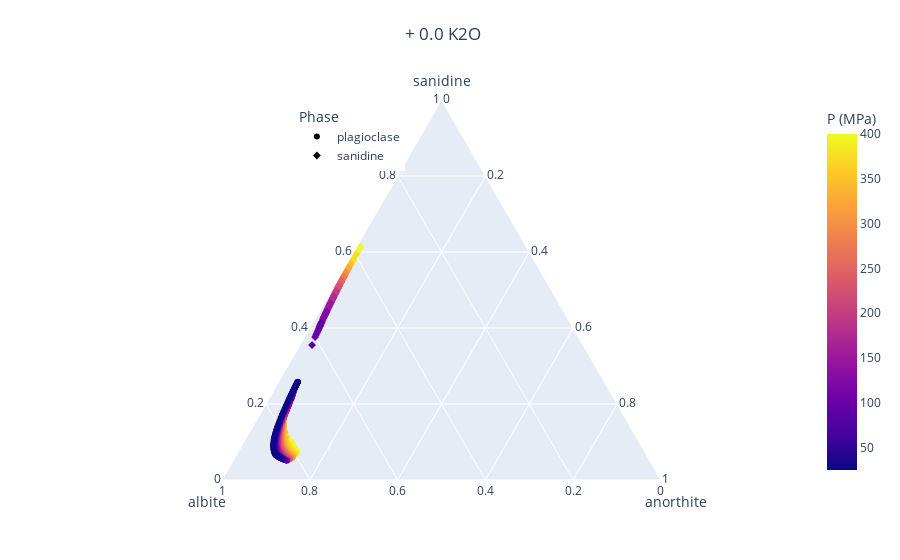
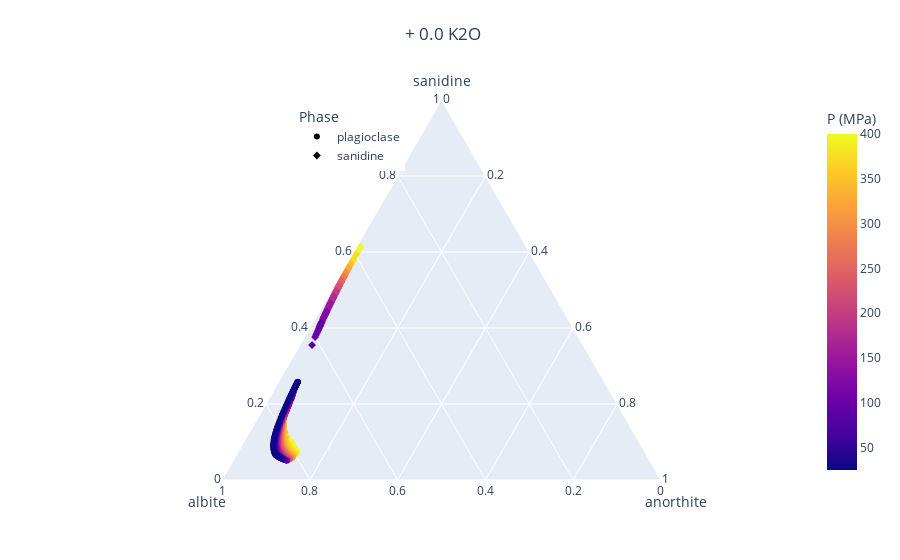
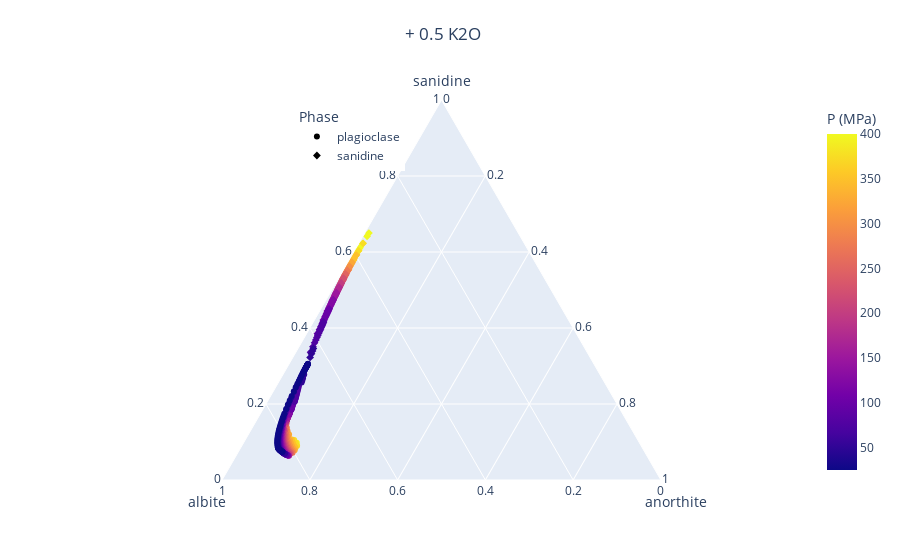
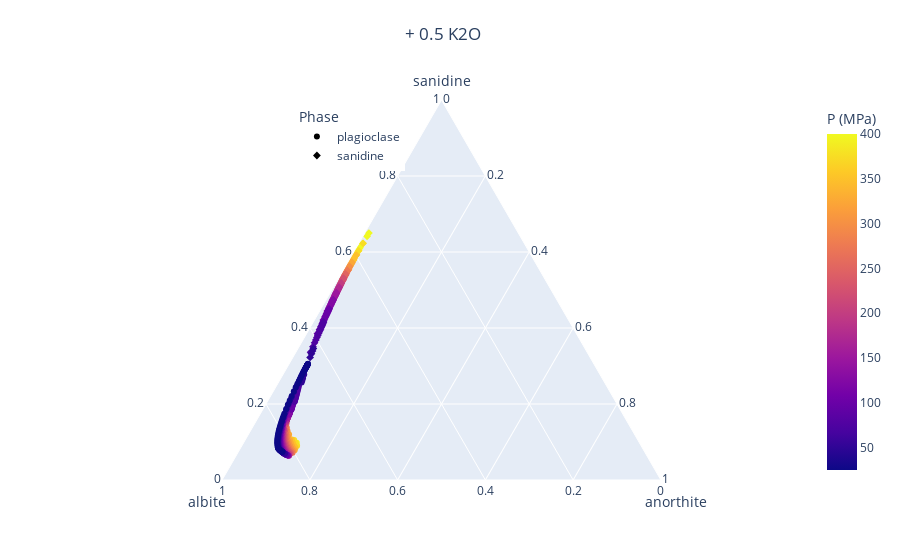

The notebook cell these images were saved under, in order:
### Code cell
all_phases.reset_index
Simulations = all_phases['Simulation'].unique()
Simulations = Simulations.tolist()

#string will make it discrete colors!

#all_phases["P (MPa)"] = all_phases["P (MPa)"].astype(str)

for i in Simulations:
    #all_phases = all_phases.set_index('Simulation')

    # Dataframe Slicing of average values using "isin"
    #df = all_phases.loc[[i]]
    #df = all_phases['Simulation'].loc(i)

    df = all_phases[all_phases['Simulation'].isin([i])]

# discrete colors
    #fig = px.scatter_ternary(df, a = 'sanidine', b = 'albite', c = 'anorthite', color = 'P (MPa)', symbol = 'P (MPa)')
    
    fig = px.scatter_ternary(df, a = 'sanidine', b = 'albite', c = 'anorthite', color = 'P (MPa)', symbol = 'Phase', title = "+ " + str(i) + " K2O")
    fig.update_layout(legend=dict(yanchor="top",y=0.99,xanchor="left",x=0.3),title = dict(yanchor="top",y=0.95,xanchor="left",x=0.45))

    fig.show()
    plotly.offline.iplot(fig)



#Need to plot up a ternary with each Pressure in a certain color

#fig = px.scatter_ternary(all_phases, a = 'sanidine', b = 'albite', c = 'anorthite', color = 'P (MPa)', symbol = 'Phase')

### Figure 1 — Plotly figure (JSON) as saved in the notebook; plotly's stock layout.template omitted (floating-point values rounded to 4 significant figures; data arrays with more than 128 entries replaced by an {"elided": "..."} marker saying what was removed)
{"data": [{"a": {"elided": "765 float values"}, "b": {"elided": "765 float values"}, "c": {"elided": "765 float values"}, "hovertemplate": "Phase=plagioclase<br>sanidine=%{a}<br>albite=%{b}<br>anorthite=%{c}<br>P (MPa)=%{marker.color}<extra></extra>", "legendgroup": "plagioclase", "marker": {"color": {"elided": "765 int values"}, "coloraxis": "coloraxis", "symbol": "circle"}, "mode": "markers", "name": "plagioclase", "showlegend": true, "subplot": "ternary", "type": "scatterternary"}, {"a": {"elided": "765 float values"}, "b": {"elided": "765 float values"}, "c": {"elided": "765 float values"}, "hovertemplate": "Phase=sanidine<br>sanidine=%{a}<br>albite=%{b}<br>anorthite=%{c}<br>P (MPa)=%{marker.color}<extra></extra>", "legendgroup": "sanidine", "marker": {"color": {"elided": "765 int values"}, "coloraxis": "coloraxis", "symbol": "diamond"}, "mode": "markers", "name": "sanidine", "showlegend": true, "subplot": "ternary", "type": "scatterternary"}], "layout": {"coloraxis": {"colorbar": {"title": {"text": "P (MPa)"}}, "colorscale": [[0, "#0d0887"], [0.1111, "#46039f"], [0.2222, "#7201a8"], [0.3333, "#9c179e"], [0.4444, "#bd3786"], [0.5556, "#d8576b"], [0.6667, "#ed7953"], [0.7778, "#fb9f3a"], [0.8889, "#fdca26"], [1, "#f0f921"]]}, "legend": {"title": {"text": "Phase"}, "tracegroupgap": 0, "x": 0.3, "xanchor": "left", "y": 0.99, "yanchor": "top"}, "ternary": {"aaxis": {"title": {"text": "sanidine"}}, "baxis": {"title": {"text": "albite"}}, "caxis": {"title": {"text": "anorthite"}}, "domain": {"x": [0, 1], "y": [0, 1]}}, "title": {"text": "+ 0.0 K2O", "x": 0.45, "xanchor": "left", "y": 0.95, "yanchor": "top"}}}

### Figure 2 — Plotly figure (JSON) as saved in the notebook; plotly's stock layout.template omitted (floating-point values rounded to 4 significant figures; data arrays with more than 128 entries replaced by an {"elided": "..."} marker saying what was removed)
{"data": [{"a": {"elided": "765 float values"}, "b": {"elided": "765 float values"}, "c": {"elided": "765 float values"}, "hovertemplate": "Phase=plagioclase<br>sanidine=%{a}<br>albite=%{b}<br>anorthite=%{c}<br>P (MPa)=%{marker.color}<extra></extra>", "legendgroup": "plagioclase", "marker": {"color": {"elided": "765 int values"}, "coloraxis": "coloraxis", "symbol": "circle"}, "mode": "markers", "name": "plagioclase", "showlegend": true, "subplot": "ternary", "type": "scatterternary"}, {"a": {"elided": "765 float values"}, "b": {"elided": "765 float values"}, "c": {"elided": "765 float values"}, "hovertemplate": "Phase=sanidine<br>sanidine=%{a}<br>albite=%{b}<br>anorthite=%{c}<br>P (MPa)=%{marker.color}<extra></extra>", "legendgroup": "sanidine", "marker": {"color": {"elided": "765 int values"}, "coloraxis": "coloraxis", "symbol": "diamond"}, "mode": "markers", "name": "sanidine", "showlegend": true, "subplot": "ternary", "type": "scatterternary"}], "layout": {"coloraxis": {"colorbar": {"title": {"text": "P (MPa)"}}, "colorscale": [[0, "#0d0887"], [0.1111, "#46039f"], [0.2222, "#7201a8"], [0.3333, "#9c179e"], [0.4444, "#bd3786"], [0.5556, "#d8576b"], [0.6667, "#ed7953"], [0.7778, "#fb9f3a"], [0.8889, "#fdca26"], [1, "#f0f921"]]}, "legend": {"title": {"text": "Phase"}, "tracegroupgap": 0, "x": 0.3, "xanchor": "left", "y": 0.99, "yanchor": "top"}, "ternary": {"aaxis": {"title": {"text": "sanidine"}}, "baxis": {"title": {"text": "albite"}}, "caxis": {"title": {"text": "anorthite"}}, "domain": {"x": [0, 1], "y": [0, 1]}}, "title": {"text": "+ 0.0 K2O", "x": 0.45, "xanchor": "left", "y": 0.95, "yanchor": "top"}}}

### Figure 3 — Plotly figure (JSON) as saved in the notebook; plotly's stock layout.template omitted (floating-point values rounded to 4 significant figures; data arrays with more than 128 entries replaced by an {"elided": "..."} marker saying what was removed)
{"data": [{"a": {"elided": "519 float values"}, "b": {"elided": "519 float values"}, "c": {"elided": "519 float values"}, "hovertemplate": "Phase=plagioclase<br>sanidine=%{a}<br>albite=%{b}<br>anorthite=%{c}<br>P (MPa)=%{marker.color}<extra></extra>", "legendgroup": "plagioclase", "marker": {"color": {"elided": "519 int values"}, "coloraxis": "coloraxis", "symbol": "circle"}, "mode": "markers", "name": "plagioclase", "showlegend": true, "subplot": "ternary", "type": "scatterternary"}, {"a": {"elided": "209 float values"}, "b": {"elided": "209 float values"}, "c": {"elided": "209 float values"}, "hovertemplate": "Phase=sanidine<br>sanidine=%{a}<br>albite=%{b}<br>anorthite=%{c}<br>P (MPa)=%{marker.color}<extra></extra>", "legendgroup": "sanidine", "marker": {"color": {"elided": "209 int values"}, "coloraxis": "coloraxis", "symbol": "diamond"}, "mode": "markers", "name": "sanidine", "showlegend": true, "subplot": "ternary", "type": "scatterternary"}], "layout": {"coloraxis": {"colorbar": {"title": {"text": "P (MPa)"}}, "colorscale": [[0, "#0d0887"], [0.1111, "#46039f"], [0.2222, "#7201a8"], [0.3333, "#9c179e"], [0.4444, "#bd3786"], [0.5556, "#d8576b"], [0.6667, "#ed7953"], [0.7778, "#fb9f3a"], [0.8889, "#fdca26"], [1, "#f0f921"]]}, "legend": {"title": {"text": "Phase"}, "tracegroupgap": 0, "x": 0.3, "xanchor": "left", "y": 0.99, "yanchor": "top"}, "ternary": {"aaxis": {"title": {"text": "sanidine"}}, "baxis": {"title": {"text": "albite"}}, "caxis": {"title": {"text": "anorthite"}}, "domain": {"x": [0, 1], "y": [0, 1]}}, "title": {"text": "+ 0.5 K2O", "x": 0.45, "xanchor": "left", "y": 0.95, "yanchor": "top"}}}

### Figure 4 — Plotly figure (JSON) as saved in the notebook; plotly's stock layout.template omitted (floating-point values rounded to 4 significant figures; data arrays with more than 128 entries replaced by an {"elided": "..."} marker saying what was removed)
{"data": [{"a": {"elided": "519 float values"}, "b": {"elided": "519 float values"}, "c": {"elided": "519 float values"}, "hovertemplate": "Phase=plagioclase<br>sanidine=%{a}<br>albite=%{b}<br>anorthite=%{c}<br>P (MPa)=%{marker.color}<extra></extra>", "legendgroup": "plagioclase", "marker": {"color": {"elided": "519 int values"}, "coloraxis": "coloraxis", "symbol": "circle"}, "mode": "markers", "name": "plagioclase", "showlegend": true, "subplot": "ternary", "type": "scatterternary"}, {"a": {"elided": "209 float values"}, "b": {"elided": "209 float values"}, "c": {"elided": "209 float values"}, "hovertemplate": "Phase=sanidine<br>sanidine=%{a}<br>albite=%{b}<br>anorthite=%{c}<br>P (MPa)=%{marker.color}<extra></extra>", "legendgroup": "sanidine", "marker": {"color": {"elided": "209 int values"}, "coloraxis": "coloraxis", "symbol": "diamond"}, "mode": "markers", "name": "sanidine", "showlegend": true, "subplot": "ternary", "type": "scatterternary"}], "layout": {"coloraxis": {"colorbar": {"title": {"text": "P (MPa)"}}, "colorscale": [[0, "#0d0887"], [0.1111, "#46039f"], [0.2222, "#7201a8"], [0.3333, "#9c179e"], [0.4444, "#bd3786"], [0.5556, "#d8576b"], [0.6667, "#ed7953"], [0.7778, "#fb9f3a"], [0.8889, "#fdca26"], [1, "#f0f921"]]}, "legend": {"title": {"text": "Phase"}, "tracegroupgap": 0, "x": 0.3, "xanchor": "left", "y": 0.99, "yanchor": "top"}, "ternary": {"aaxis": {"title": {"text": "sanidine"}}, "baxis": {"title": {"text": "albite"}}, "caxis": {"title": {"text": "anorthite"}}, "domain": {"x": [0, 1], "y": [0, 1]}}, "title": {"text": "+ 0.5 K2O", "x": 0.45, "xanchor": "left", "y": 0.95, "yanchor": "top"}}}
